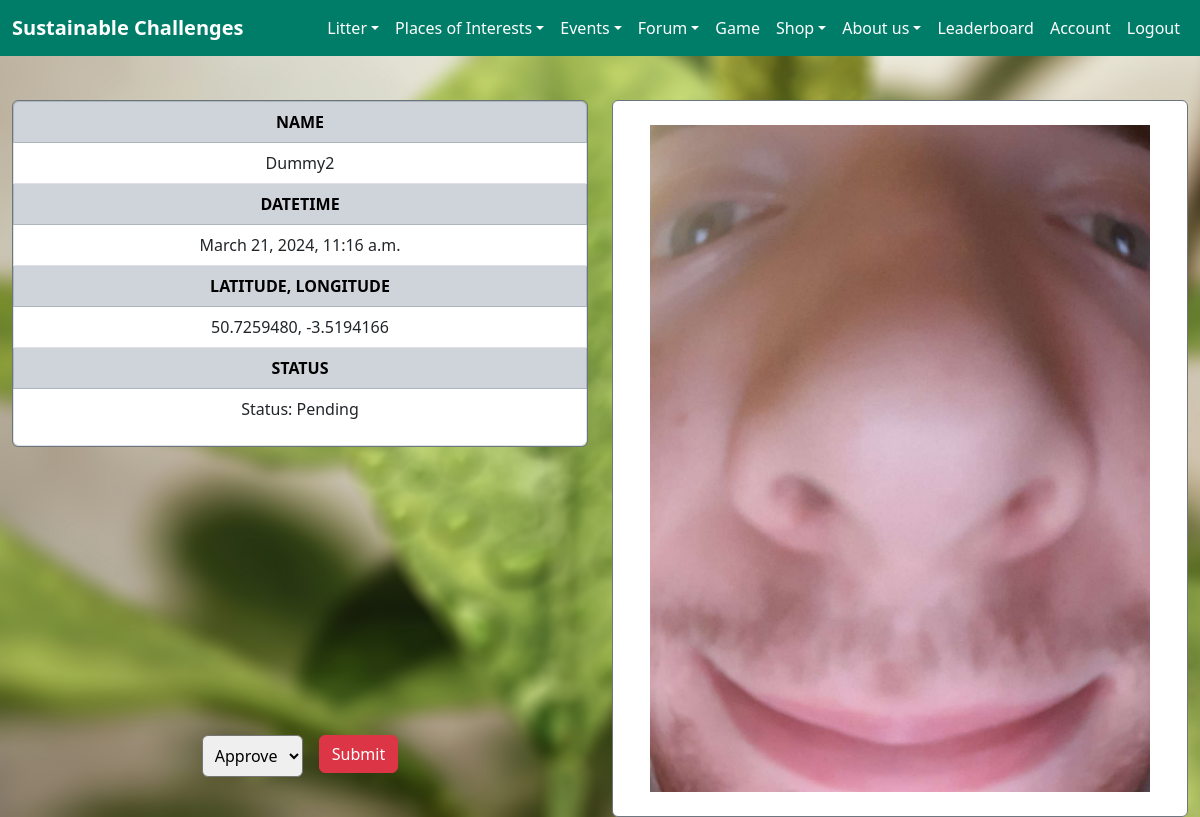
Screenshot of /litter/instance/14/ (signed in) with the database file from the repository.
### litter/models.py (models this page shows, shortened)
class LitterInstance(models.Model):
    user = models.ForeignKey(User, on_delete=models.CASCADE, verbose_name="User")
    lat = models.DecimalField("Latitude", default=0, decimal_places=7, max_digits=10)
    lon = models.DecimalField("Longitude", default=0, decimal_places=7, max_digits=10)
    img = models.ImageField("Image", null=True, blank=True, upload_to='images/litter/')
    datetime = models.DateTimeField("Date submitted")
    approved = models.IntegerField("Approval status", default=0)

### authuser/models.py (models this page shows, shortened)
class User(AbstractBaseUser, PermissionsMixin):
    email = models.EmailField(unique=True)
    username = models.CharField(max_length=30, unique=True, default="")
    first_name = models.CharField(max_length=30, default="")
    last_name = models.CharField(max_length=30, default="")
    points = models.IntegerField(default=0)
    level = models.IntegerField(default=1)
    tasks_till_next = models.IntegerField(default=1)
    GAME_MANAGER = None
    is_active = models.BooleanField(default=True)
    is_superuser = models.BooleanField(default=False)
    is_staff = models.BooleanField(default=False)
    date_joined = models.DateTimeField(default=timezone.now)
    last_login = models.DateTimeField(blank=True, null=True)
    objects = CustomUserManager()
    USERNAME_FIELD = 'email'
    EMAIL_FIELD = 'email'
    REQUIRED_FIELDS = []
    groups = models.ManyToManyField(
        'auth.Group',
        related_name='user_groups',
        blank=True,
        verbose_name='groups',
        help_text='The groups this user belongs to. A user will get all permissions granted to these groups.',
    )
    user_permissions = models.ManyToManyField(
        'auth.Permission',
        related_name='user_permissions',
        blank=True,
        verbose_name='user permissions',
        help_text='Specific permissions for this user.',
        related_query_name='user',
    )
    class Meta:
        verbose_name = 'User'
        verbose_name_plural = 'Users'

### litter/views.py (the view)
# urls.py: path("instance/<int:instance_id>/", views.instance, name="instance"),
@login_required
def instance(request: HttpRequest, instance_id: int) -> Union[HttpResponse, HttpResponseRedirect]:
    submitted = False
    _instance = get_object_or_404(LitterInstance, pk=instance_id)
    if not (request.user.is_staff or request.user.id == _instance.user_id):
        return HttpResponseForbidden()
    if request.method == 'POST':
        if (not request.user.is_staff) or request.user.id == _instance.user_id:
            return HttpResponseForbidden()
        form = ApproveForm(request.POST)
        if form.is_valid():
            _instance.approved = form.cleaned_data['options']
            _instance.save()
            if _instance.approved == "1":
                _instance.user.complete_task('litter')
            return HttpResponseRedirect(f'/litter/instance/{_instance.id}?submitted=True')
    else:
        form = ApproveForm
        if 'submitted' in request.GET:
            submitted = True
    return render(request, 'litter/instance.html', {'form': form,
                                                   'instance': _instance,
                                                   'submitted': submitted,
                                                   'id': _instance.id,
                                                   "requester_id": request.user.id,
                                                   "is_staff": request.user.is_staff})

### litter/templates/litter/instance.html (shortened to what this page needs)
{%  extends "base.html" %}
{% block content %}
{% if is_staff or requester_id == instance.user_id %}
    <div class="row">
        <div class="col-sm-12 col-lg-6 justify-content-center align-items-center">
            <div class="d-flex flex-column h-100">
                <ul class="list-group border border-secondary">
                    <li class="list-group-item list-group-item-dark text-center text-black"><strong>NAME</strong></li>
                    <li class="list-group-item text-center">{{instance.user.username}}</li>
                    <li class="list-group-item list-group-item-dark text-center text-black"><strong>DATETIME</strong></li>
                    <li class="list-group-item text-center">{{instance.datetime}}</li>
                    <li class="list-group-item list-group-item-dark text-center text-black"><strong>LATITUDE, LONGITUDE</strong></li>
                    <li class="list-group-item text-center">{{instance.lat}}, {{instance.lon}}</li>
                    <li class="list-group-item list-group-item-dark text-center text-black"><strong>STATUS</strong></li>
                    <li class="list-group-item text-center">
                        {% if instance.approved == 0 %}
                            <p>Status: Pending</p>
                        {% elif instance.approved == 1 %}
                            <p>Status: Approved</p>
                        {% elif instance.approved == 2 %}
                            <p>Status: Rejected</p>
                        {% endif %}
                    </li>
                </ul>
                {% if is_staff %}
                    <br/>
                    {% if submitted %}
                        Litter instance updated succefully.
                        <br/>
                    {% elif instance.approved == 0 and requester_id != instance.user_id %}
                        <div class="d-flex align-items-end h-100">
                            <form class="d-flex justify-content-center w-100" action="" method="POST">
                                <div class="m-2">{{ form.as_p }}</div>
                                <div class="m-2"><button type="submit" class="btn btn-danger">Submit</button></div>
                            </form>
                        </div>
                    {% endif %}
                {% endif %}
            </div>
        </div>
        <div class="col-sm-12 col-lg-6 d-flex justify-content-center align-items-center">
        {% if instance.img %}
            <div class="container-fluid p-4 border border-secondary bg-white d-flex justify-content-center rounded">
                <img class="img-fluid" src="{{ instance.img.url }}" width="500"/>
            </div>
        {% endif %}
        </div>
    </div>
{% else %}
    <p>You do not have permission to view this instance</p>
{% endif %}
{% endblock %}

### home/static/style.css (style rules this page uses)
body { background-image: url(./melanfolia-HSr_FUzDH2w-unsplash-blur.jpg); width: 100%; height: 100%; background-size: cover; background-repeat: no-repeat; background-attachment: fixed; position: absolute; background-position-y: center; background-position-x: center; }

### rows the page displays
LitterInstance: user.username "Dummy2", datetime "March 21, 2024, 11:16 a.m.", lat "50.7259480", lon "-3.5194166", img (picture)
